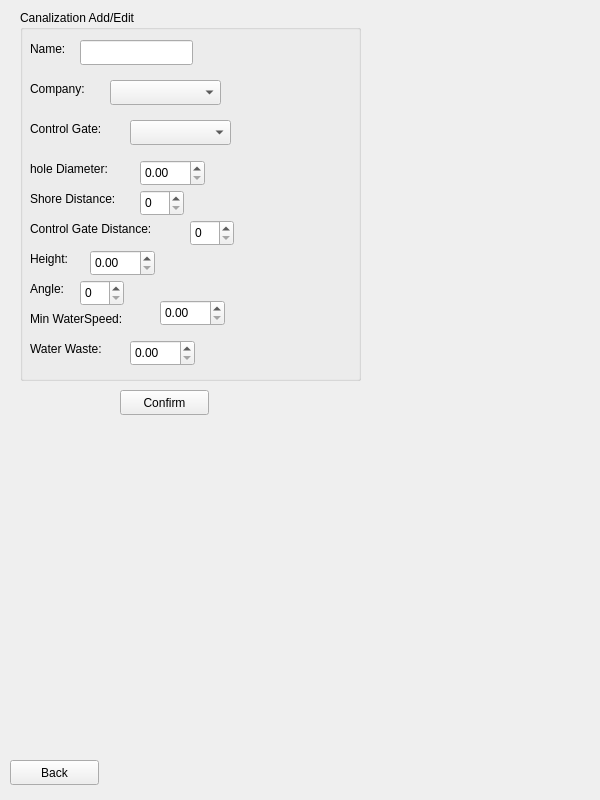
<?xml version="1.0" encoding="UTF-8"?>
<ui version="4.0">
 <class>AddEditCanalizationWidget</class>
 <widget class="QWidget" name="AddEditCanalizationWidget">
  <property name="geometry">
   <rect>
    <x>0</x>
    <y>0</y>
    <width>600</width>
    <height>800</height>
   </rect>
  </property>
  <property name="windowTitle">
   <string>Form</string>
  </property>
  <widget class="QGroupBox" name="CanalizationGroupBox">
   <property name="geometry">
    <rect>
     <x>20</x>
     <y>10</y>
     <width>341</width>
     <height>371</height>
    </rect>
   </property>
   <property name="title">
    <string>Canalization Add/Edit</string>
   </property>
   <widget class="QLineEdit" name="CanalizationNameLineEdit">
    <property name="geometry">
     <rect>
      <x>60</x>
      <y>30</y>
      <width>113</width>
      <height>25</height>
     </rect>
    </property>
   </widget>
   <widget class="QLabel" name="CanalizationNameLabel">
    <property name="geometry">
     <rect>
      <x>10</x>
      <y>30</y>
      <width>51</width>
      <height>17</height>
     </rect>
    </property>
    <property name="text">
     <string>Name:</string>
    </property>
   </widget>
   <widget class="QLabel" name="CanalizationCompanyLabel">
    <property name="geometry">
     <rect>
      <x>10</x>
      <y>70</y>
      <width>71</width>
      <height>17</height>
     </rect>
    </property>
    <property name="text">
     <string>Company:</string>
    </property>
   </widget>
   <widget class="QComboBox" name="CanalizationCompanyComboBox">
    <property name="geometry">
     <rect>
      <x>90</x>
      <y>70</y>
      <width>111</width>
      <height>25</height>
     </rect>
    </property>
   </widget>
   <widget class="QLabel" name="CanalizationControlGateLabel">
    <property name="geometry">
     <rect>
      <x>10</x>
      <y>110</y>
      <width>101</width>
      <height>17</height>
     </rect>
    </property>
    <property name="text">
     <string>Control Gate:</string>
    </property>
   </widget>
   <widget class="QComboBox" name="CanalizationControlGateComboBox">
    <property name="geometry">
     <rect>
      <x>110</x>
      <y>110</y>
      <width>101</width>
      <height>25</height>
     </rect>
    </property>
   </widget>
   <widget class="QLabel" name="CanalizationHeightLabel">
    <property name="geometry">
     <rect>
      <x>10</x>
      <y>240</y>
      <width>67</width>
      <height>17</height>
     </rect>
    </property>
    <property name="text">
     <string>Height:</string>
    </property>
   </widget>
   <widget class="QLabel" name="CanalizationHoleDiameterLabel">
    <property name="geometry">
     <rect>
      <x>10</x>
      <y>180</y>
      <width>111</width>
      <height>17</height>
     </rect>
    </property>
    <property name="text">
     <string>Shore Distance:</string>
    </property>
   </widget>
   <widget class="QLabel" name="CanalizationControlGateDistanceLabel">
    <property name="geometry">
     <rect>
      <x>10</x>
      <y>210</y>
      <width>161</width>
      <height>17</height>
     </rect>
    </property>
    <property name="text">
     <string>Control Gate Distance:</string>
    </property>
   </widget>
   <widget class="QLabel" name="CanalizationWaterWasteLabel">
    <property name="geometry">
     <rect>
      <x>10</x>
      <y>330</y>
      <width>101</width>
      <height>17</height>
     </rect>
    </property>
    <property name="text">
     <string>Water Waste:</string>
    </property>
   </widget>
   <widget class="QLabel" name="CanalizationAngleLabel">
    <property name="geometry">
     <rect>
      <x>10</x>
      <y>270</y>
      <width>67</width>
      <height>17</height>
     </rect>
    </property>
    <property name="text">
     <string>Angle:</string>
    </property>
   </widget>
   <widget class="QLabel" name="CanalizationMinWaterSpeedLabel">
    <property name="geometry">
     <rect>
      <x>10</x>
      <y>300</y>
      <width>121</width>
      <height>17</height>
     </rect>
    </property>
    <property name="text">
     <string>Min WaterSpeed:</string>
    </property>
   </widget>
   <widget class="QLabel" name="CanalizationHoleDiameterLabel_2">
    <property name="geometry">
     <rect>
      <x>10</x>
      <y>150</y>
      <width>111</width>
      <height>17</height>
     </rect>
    </property>
    <property name="text">
     <string>hole Diameter:</string>
    </property>
   </widget>
   <widget class="QDoubleSpinBox" name="CanalizationHoleDiameterDoubleSpinBox">
    <property name="geometry">
     <rect>
      <x>120</x>
      <y>150</y>
      <width>65</width>
      <height>26</height>
     </rect>
    </property>
   </widget>
   <widget class="QSpinBox" name="CanalizationShoreDIstanceSpinBox">
    <property name="geometry">
     <rect>
      <x>120</x>
      <y>180</y>
      <width>44</width>
      <height>26</height>
     </rect>
    </property>
   </widget>
   <widget class="QSpinBox" name="CanalizationControlGateDistanceSpinBox">
    <property name="geometry">
     <rect>
      <x>170</x>
      <y>210</y>
      <width>44</width>
      <height>26</height>
     </rect>
    </property>
   </widget>
   <widget class="QDoubleSpinBox" name="CanalizationHeightDoubleSpinBox">
    <property name="geometry">
     <rect>
      <x>70</x>
      <y>240</y>
      <width>65</width>
      <height>26</height>
     </rect>
    </property>
   </widget>
   <widget class="QSpinBox" name="CanalizationAngleSpinBox">
    <property name="geometry">
     <rect>
      <x>60</x>
      <y>270</y>
      <width>44</width>
      <height>26</height>
     </rect>
    </property>
   </widget>
   <widget class="QDoubleSpinBox" name="CanalizationMinWaterSpeedDoubleSpinBox">
    <property name="geometry">
     <rect>
      <x>140</x>
      <y>290</y>
      <width>65</width>
      <height>26</height>
     </rect>
    </property>
   </widget>
   <widget class="QDoubleSpinBox" name="CanalizationWaterWasteDoubleSpinBox">
    <property name="geometry">
     <rect>
      <x>110</x>
      <y>330</y>
      <width>65</width>
      <height>26</height>
     </rect>
    </property>
   </widget>
  </widget>
  <widget class="QPushButton" name="CanalizationConfirmPushButton">
   <property name="geometry">
    <rect>
     <x>120</x>
     <y>390</y>
     <width>89</width>
     <height>25</height>
    </rect>
   </property>
   <property name="text">
    <string>Confirm</string>
   </property>
  </widget>
  <widget class="QPushButton" name="ADdEditcanalizationBackPushButton">
   <property name="geometry">
    <rect>
     <x>10</x>
     <y>760</y>
     <width>89</width>
     <height>25</height>
    </rect>
   </property>
   <property name="text">
    <string>Back</string>
   </property>
  </widget>
 </widget>
 <resources/>
 <connections/>
</ui>
